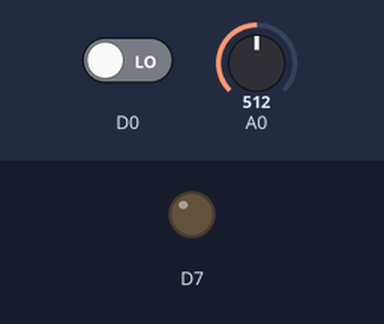
Recording of a sketch running on a simulated ESP8266 (NodeMCU). Parts: output pins drawn as LEDs (lit = HIGH). Inputs (shaded band) come from the test bench; at power-on: D0 LOW, A0 = 512. What the sketch prints to the serial monitor is not drawn.

Above: at 1.2 s.
1.3 s: D0 driven HIGH
At 1.6 s:
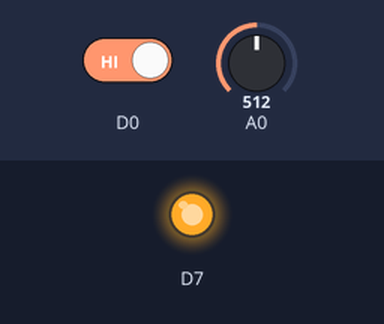
2.8 s: D0 driven LOW
At 3.9 s:
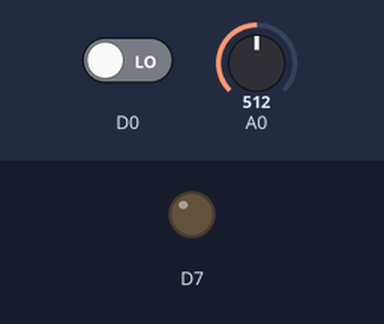
Timing chart, 0 to 5.8 s (numbered marks = the images above; inputs shaded):
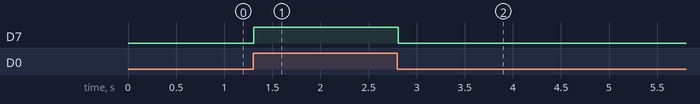

The sketch:

microphone.ino
```cpp
void setup() {
 pinMode(D0,INPUT);
 pinMode(D7,OUTPUT);

}

void loop() {
  Serial.begin(9600);

  int SensorData=digitalRead(D0);
  int adc = analogRead(D0);
  int dB = (adc+83.2073) / 11.003;
  Serial.println(dB);
  if(SensorData==1){
    digitalWrite(D7,HIGH);
  }else{
     digitalWrite(D7,LOW);
  }
 }
```

Measured:
- after the input at 1.3 s, D7: LOW → HIGH at once
- after the input at 2.8 s, D7: HIGH → LOW at once
